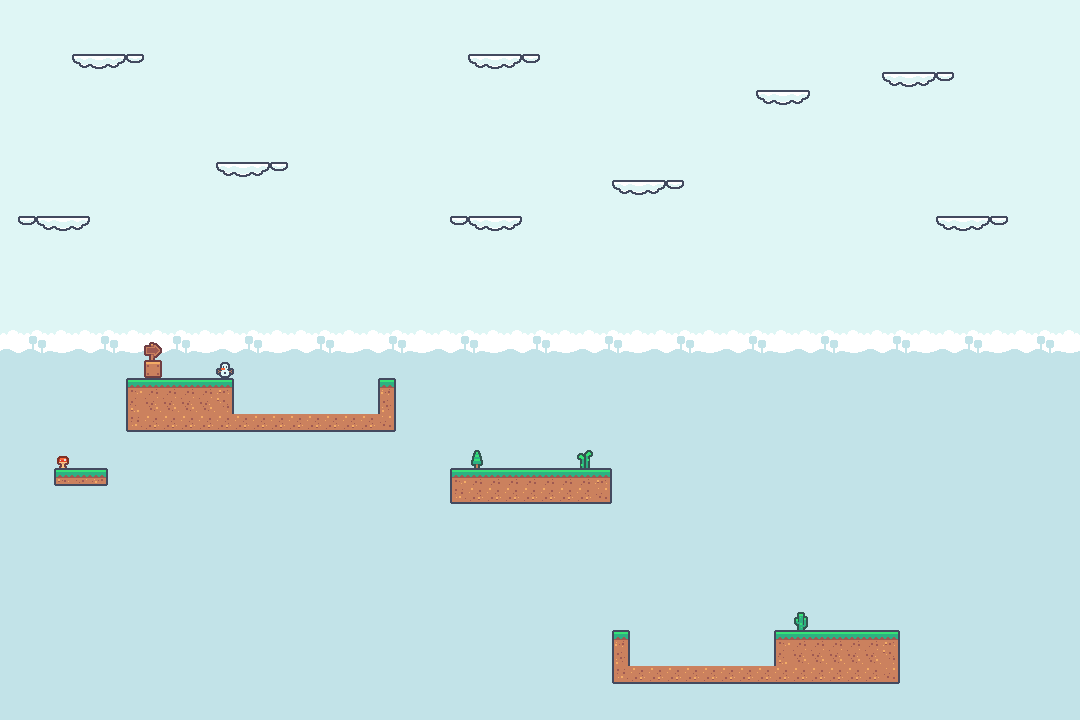

A 2D game scene composited from a Tiled map and its tileset images. What follows is a short description and the map's XML, with each tile layer's data collapsed to a summary:
An orthogonal 60x40 tile map with 18x18 px tiles, 2 tile layers (Tile Layer 1, Tile Layer 2), 2 tilesets and 19 objects (4x glass, 4x bound, 2x fire, CucDa, BachTuoc, ...).

<map version="1.10" tiledversion="1.10.2" orientation="orthogonal" renderorder="right-down" width="60" height="40" tilewidth="18" tileheight="18" infinite="0" nextlayerid="4" nextobjectid="37">
 <tileset firstgid="1" source="tileset/tilemap-backgrounds_packed.tsx" />
 <tileset firstgid="41" source="tileset/tilemap_packed.tsx" />
 <layer id="1" name="Tile Layer 1" width="60" height="40">
  <data>[2400 cells, 2400 non-empty, 18 distinct tile ids]</data>
 </layer>
 <layer id="2" name="Tile Layer 2" width="60" height="40">
  <data>[2400 cells, 124 non-empty, 25 distinct tile ids]</data>
 </layer>
 <objectgroup id="3" name="objects">
  <object id="2" name="fire" x="234" y="378" width="144" height="36" />
  <object id="3" name="CucDa" x="522" y="440" width="18" height="18" />
  <object id="4" name="BachTuoc" x="71" y="439" width="18" height="18" />
  <object id="6" name="glass" x="648" y="432" width="108" height="36" />
  <object id="7" name="glass" x="756" y="432" width="108" height="36" />
  <object id="8" name="glass" x="648" y="522" width="108" height="36" />
  <object id="9" name="glass" x="756" y="522" width="108" height="36" />
  <object id="11" name="fire" x="630" y="630" width="144" height="36" />
  <object id="12" name="door" x="828" y="594" width="36" height="36" />
  <object id="13" name="bound" x="0" y="702" width="1080" height="18" />
  <object id="14" name="bound" x="1062" y="0" width="18" height="702" />
  <object id="16" name="bound" x="-18" y="0" width="18" height="720" />
  <object id="17" name="bound" x="0" y="0" width="1062" height="18" />
  <object id="21" x="54" y="468">
   <polygon points="0,0 54,0 54,18 0,18" />
  </object>
  <object id="22" x="450" y="468">
   <polygon points="0,0 162,0 162,36 0,36" />
  </object>
  <object id="30" x="144" y="342">
   <polygon points="0,0 18,0 18,36 0,36" />
  </object>
  <object id="31" name="player" x="180" y="324" width="18" height="18" />
  <object id="35" x="126" y="378">
   <polygon points="0,0 270,0 270,54 0,54" />
  </object>
  <object id="36" x="612" y="630">
   <polygon points="0,0 288,0 288,54 0,54" />
  </object>
 </objectgroup>
</map>
